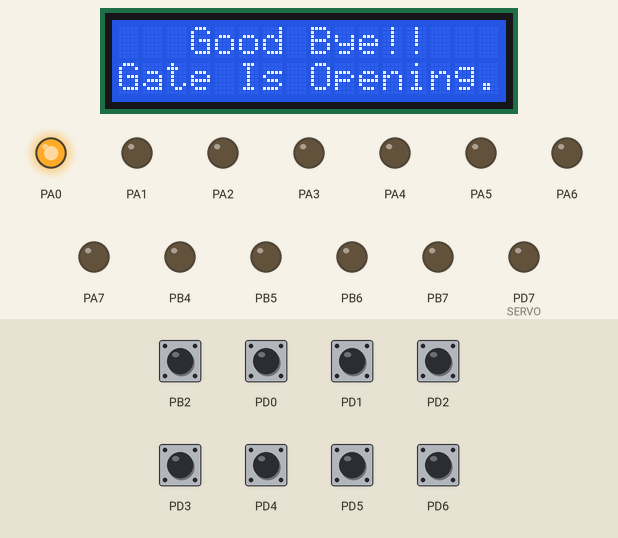
Simulated run of this program. Board: ATmega32, built with avr-gcc and emulated at 2 MHz. On the bench: 16×2 character LCD, output pins drawn as LEDs (lit = HIGH). Wiring (inferred from the names in the program): character LCD (HD44780): RS PB0; R/W PB1; E PB3; data PC0, PC1, PC2, PC3, PC4, PC5, PC6, PC7. Dashed ring = blinking. The inputs (shaded band) are chosen by the test bench; at power-on: PB2, PD0–6 HIGH. Pins used as bus, display or sensor lines are not drawn.

Above: at 11.0 s.
11.1 s: PD2 pulled LOW for 0.15 s
At 12.2 s:
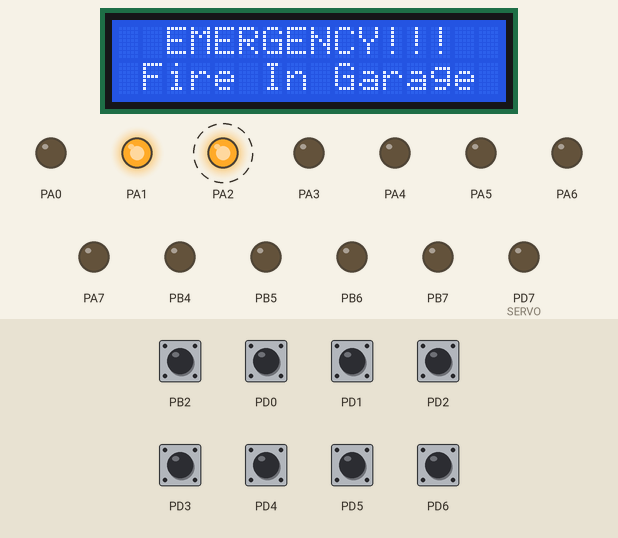
At 21.9 s:
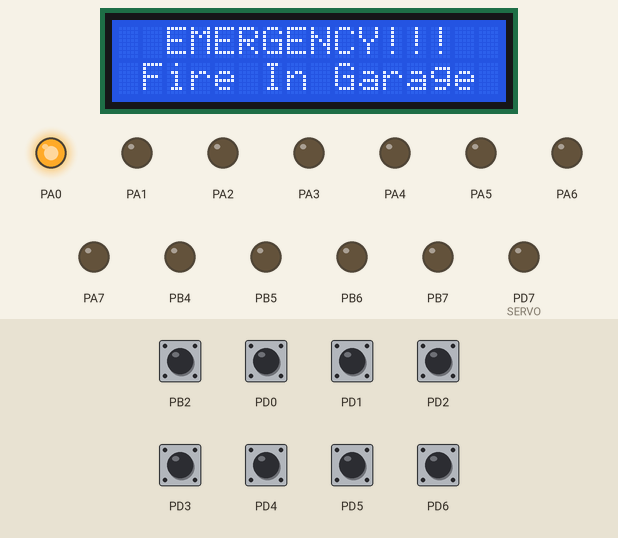
Timing chart, 0 to 23.4 s (numbered marks = the images above; inputs shaded):
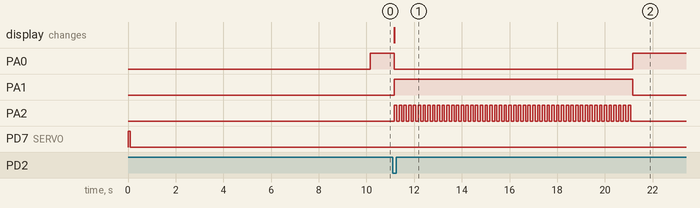

The program:

main.c
```c
/*
 * try_1_code.c
 *
 * Created: 12/22/2023 6:34:25 PM
 *  Author: dell
 */

#define F_CPU 2000000UL

#include <avr/io.h>
#include <avr/interrupt.h>
#include <util/delay.h>

#include "LCD_Lib.h"
#include "SERVO.h"

void IsEmpty_Message();
void NotEmpty_Message();
void PlacesEmpty_Message(unsigned int num);

unsigned int Number;


int main(void)
{
	LCD_Init();
	SERVO_INIT();
	DDRA=0xFF;
	DDRD=0x00;
	PORTD=0xFF;
	PORTA=0x00;
	DDRB &=~ (1<<2);
	DDRD |= (1<<7);

	// Configure external interrupt INT0
	GICR |= (1 << 6);      // Enable external interrupt INT0
	//MCUCR |= (1 << ISC01);    // Trigger on any  logical change for INT0 (you can change this based on your requirement)

	// Configure external interrupt INT1
	GICR |= (1 << 7);      // Enable external interrupt INT1
	//MCUCR |= (1 << ISC01);    // Trigger on any  logical change for INT1 (you can change this based on your requirement)

	// Configure external interrupt INT2
	GICR |= (1 << 5);      // Enable external interrupt INT2
	//MCUCR |= (1 << ISC01);    // Trigger on any  logical change for INT2 (you can change this based on your requirement)

	sei();
	while(1)
	{
		Number=0;
		if((PIND&(1<<0))==0)
		{
			Number++;
		}
		if((PIND&(1<<1))==0)
		{
			Number++;
		}
		if((PIND&(1<<4))==0)
		{
			Number++;
		}
		if((PIND&(1<<5))==0)
		{
			Number++;
		}
		if((PIND&(1<<6))==0)
		{
			Number++;
		}

		if(Number==5)
		{
			NotEmpty_Message();
			PORTA &=~(1<<0);
			PORTA |= (1<<1);
		}
		else if(Number==0)
		{
			IsEmpty_Message();
			PORTA &=~(1<<1);
			PORTA |= (1<<0);
		}
		else{
			PlacesEmpty_Message(Number);
			PORTA &=~(1<<1);
			PORTA |= (1<<0);
		}
	}
}


void IsEmpty_Message()
{
	LCD_CmdWrite(0xff);  //cursor on
	LCD_GoToLineOne();
	LCD_DisplayString("    Welcome!    ");

	LCD_GoToLineTwo();

	LCD_DisplayString(" Garage Is Empty");
	LCD_CmdWrite(0x0C); //cursor off

	PORTB &=~ (1<<4) & (1<<5) & (1<<6) & (1<<7);

}

void PlacesEmpty_Message(unsigned int num)
{
	LCD_CmdWrite(0xff);  //cursor on
	LCD_GoToLineOne();
	LCD_DisplayString("    Welcome!    ");

	LCD_GoToLineTwo();

	/*switch (num)
	{
		case 1:
		LCD_DisplayString(" 4 Places Empty");
		LCD_CmdWrite(0x0C);
		break;
		case 2:
		LCD_DisplayString(" 3 Places Empty");
		LCD_CmdWrite(0x0C);
		break;
		case 3:
		LCD_DisplayString(" 2 Places Empty");
		LCD_CmdWrite(0x0C);
		break;
		default:
		LCD_DisplayString(" 1 Places Empty");
		LCD_CmdWrite(0x0C);
	}*/
	char str[16];
	sprintf(str, " %i Places Empty", 5-num);
	LCD_DisplayString(&str);
	LCD_CmdWrite(0x0C);

	PORTB |= (1<<4) | (1<<5) | (1<<6) | (1<<7);
}

void NotEmpty_Message()
{

	LCD_CmdWrite(0xff);  //cursor on
	LCD_GoToLineOne();
	LCD_DisplayString(" Garage Is Full");

	LCD_GoToLineTwo();

	LCD_DisplayString("               ");
	LCD_CmdWrite(0x0C); //cursor off

	PORTB |= (1<<4) | (1<<5) | (1<<6) | (1<<7);
}

ISR(INT0_vect)
{
		LCD_CmdWrite(0xff);  //cursor on
		LCD_GoToLineOne();
		LCD_DisplayString("  EMERGENCY!!!  ");

		LCD_GoToLineTwo();

		LCD_DisplayString(" Fire In Garage ");
		LCD_CmdWrite(0x0C); //cursor off

		SERVO_DEG(180);
		PORTA |=(1<<1);
		PORTA &=~(1<<0);
		int count=50;
		while (count)
		{
			PORTA |=(1<<2);
			_delay_ms(100);
			PORTA &=~(1<<2);
			_delay_ms(100);
			count--;
		}
		SERVO_DEG(0) ;
}

ISR(INT1_vect)
{
		if (Number!=5)
		{
			LCD_Clear();
			LCD_CmdWrite(0xff);  //cursor on
			LCD_GoToLineOne();
			LCD_DisplayString("    Welcome!    ");

			LCD_GoToLineTwo();

			LCD_DisplayString("Gate Is Opening.");
			LCD_CmdWrite(0x0C); //cursor off

			SERVO_DEG(180);
			_delay_ms(5000);
			SERVO_DEG(0) ;
			_delay_ms(5000);
		}
}

ISR(INT2_vect)
{

		LCD_Clear();
		LCD_CmdWrite(0xff);  //cursor on
		LCD_GoToLineOne();
		LCD_DisplayString("   Good Bye!!   ");

		LCD_GoToLineTwo();

		LCD_DisplayString("Gate Is Opening.");
		LCD_CmdWrite(0x0C); //cursor off

		SERVO_DEG(180);
		_delay_ms(5000);
		SERVO_DEG(0) ;
		_delay_ms(5000);

}
```

SERVO.c
```c
/*
 * SERVO.c
 *
 * Created: 12/4/2023 4:12:49 PM
 *  Author: Eng_A
 */
#include "SERVO.h"

void SERVO_INIT()
{

	TIMER2_CONF CONF = {compare_mode,N_128,OC2_SET} ;
		TIMER2_INIT(&CONF) ;
		BIT_SET(DDRD,7) ;
}
void SERVO_DEG(uint8 deg)
{
	if ( deg == 0 )
	{
		TIMER2_SetCompare(250);
	}
	else if ( deg == 180 )
	{
		TIMER2_SetCompare(230);
	}
}
```

SERVO.h
```c
/*
 * SERVO.h
 *
 * Created: 12/4/2023 4:13:02 PM
 *  Author: Eng_A
 */


#ifndef SERVO_H_
#define SERVO_H_

#include "TIMER2.h"

void SERVO_INIT();
void SERVO_DEG(uint8 deg) ;


#endif /* SERVO_H_ */
```

Standard.h
```c
#ifndef _STANDARD_H_
#define _STANDARD_H_
#include <avr/io.h>

/* Boolean Data Type */
typedef unsigned char bool;
typedef unsigned char* string ;
/* Boolean Values */
#ifndef FALSE
#define FALSE       (0u)
#endif
#ifndef TRUE
#define TRUE        (1u)
#endif

#define HIGH        (1u)
#define LOW         (0u)

#define OUTPUT   (1u)
#define INPUT   (0u)


#define NULL_PTR    ((void*)0)

typedef unsigned char         uint8;          /*           0 .. 255              */
typedef signed char           sint8;          /*        -128 .. +127             */
typedef unsigned short        uint16;         /*           0 .. 65535            */
typedef signed short          sint16;         /*      -32768 .. +32767           */
typedef unsigned long         uint32;         /*           0 .. 4294967295       */
typedef signed long           sint32;         /* -2147483648 .. +2147483647      */
typedef unsigned long long    uint64;         /*       0 .. 18446744073709551615  */
typedef signed long long      sint64;         /* -9223372036854775808 .. 9223372036854775807 */
typedef float                 float32;
typedef double                float64;


#endif /* _STANDARD_H_ */
```

TIMER2.c
```c
/*
 * TIMER2.c
 *
 * Created: 11/29/2023 1:09:12 AM
 *  Author: Eng_A
 */

#include "TIMER2.h"
void TIMER2_INIT(const TIMER2_CONF *conf)
{
	sei() ;                      /* ENABLE GENERAL INTERRUPT */
	TCNT2  =   0 ;                  /* SET COUNTER TO START FROM 0 */
	TCCR2  |=  conf->mode  ;        /* SET MODE OF COUNTER */
	TCCR2  |=  conf->OC2_STATE  ;   /* SET STATE OF OC0 PIN TO TGL OR SET OR CLEAR WHEN INTERRUPT HAPPEN */
	TCCR2  |=  conf->pre_scaler ;   /* SET PRESCALER */
	switch (conf->mode)             /* Switch for the mode to select interrupt */
	{
		case compare_mode :
		{
			BIT_SET(PORTA,2);
			BIT_SET(TIMSK,OCIE2) ;     /* set interrupt enable for compare mode */
			BIT_CLR(TIMSK,TOIE2) ;     /* clear interrupt enable for ov mode */
		}
		break ;
		case normal_mode :
		{

			BIT_SET(TIMSK,TOIE2) ;		  /* set interrupt enable for v mode */
			BIT_CLR(TIMSK,OCIE2) ;		  /* clear interrupt enable for compare mode */
		}
		break ;
	}

}

void TIMER2_SetCounter(uint8 counter)            /* set value at TCNT0 TO START COUNT FROM */
{
	TCNT2 = counter ;
	//g_counter = counter ;
}

void TIMER2_SetCompare(uint8 Compare) 		    /* set value at OCR0 TO MAKE COMPARE MATCH AT  */
{
	OCR2 = Compare ;
}

void TIMER2_CallBack(void(*ptr)(void))        /* CALL BACK FUNCTION TO SELECT FUNCTION IN ISR */
{
	call_back_T2 = ptr ;
}
uint32 TIMER2_TIME(void)                       /* FUNCTIONTO CALC TIME IN MSEC */
{
	static bool flag = 0 ;
	TIMER2_CONF t = {compare_mode,OC2_TGL,N_64} ;

	if ( flag == 0 )
	{
		TIMER2_CallBack(&add_clks_2);
		TIMER2_SetCompare(250) ;
		TIMER2_SetCounter(0);
		TIMER2_INIT(&t);
		flag = 1 ;
	}

	return Time ;

}
void add_clks_2(void)
{
	Time++;
}
ISR(TIMER2_OVF_vect)
{
	if (call_back_T2 != NULL_PTR)
	{
		call_back_T2();
	}
}
ISR(TIMER2_COMP_vect)
{
	if (call_back_T2 != NULL_PTR)
	{
		call_back_T2();
	}
}
```

TIMER2.h
```c
/*
 * TIMER2.h
 *
 * Created: 11/29/2023 1:10:00 AM
 *  Author: Eng_A
 */


#ifndef TIMER2_H_
#define TIMER2_H_
#include <avr/io.h>
#include  <avr/interrupt.h>
#include "BIT_MATH.h"
#include "Standard.h"

uint16 Time ;
static volatile void (*call_back_T2)(void)  = NULL_PTR ;
static volatile uint8 g_counter ;

#define NO_CLK   0x00
#define CPU_CLK  0x01
#define N_8      0x02
#define N_32     0x03
#define N_64     0x04
#define N_128    0x05
#define N_256    0x06
#define N_1024   0x07


#define compare_mode  0xc0
#define normal_mode   0x00

#define OC2_NORM  0x00
#define OC2_TGL   0x10
#define OC2_SET   0x30
#define OC2_CLR   0x20

typedef struct
{
		uint8 mode ;
		uint8 OC2_STATE ;
		uint8 pre_scaler ;
	}TIMER2_CONF;


void TIMER2_INIT(const TIMER2_CONF *conf) ;

void TIMER2_SetCounter(uint8 counter) ;

void TIMER2_SetCompare(uint8 Compare) ;

void TIMER2_CallBack(void(*ptr)(void));

void add_clks_2(void);

uint32 TIMER2_TIME(void);


#endif /* TIMER2_H_ */
```

LCD_Lib.c
```c
/*
 * LCD_Lib.c
 *
 * Created: 11/12/2023 9:47:35 PM
 *  Author: dell
 */

#include "LCD_Lib.h"
#include <avr/io.h>
#include <util/delay.h>


void LCD_Init()
{
	databus_direction=0xFF; //output
	controlbus_direction=0xFF; //output
	LCD_CmdWrite(0x38); // declare 2 lines lcd with 5*7 character matrix
	LCD_CmdWrite(0x0E); //to power on display and show cursor
	LCD_CmdWrite(0x01); //clear display
}

void LCD_CmdWrite(char cmd)
{
	databus=cmd;
	controlbus &=~(1<<rs); //store in the data bus
	controlbus &=~(1<<rw); //enable write
	controlbus |=(1<<en); //ask the lcd to start executing
	_delay_ms(1);
	controlbus &=~(1<<en);
	_delay_ms(1);
}

void LCD_DataWrite(char dat)
{
	databus=dat; //put char on databus
	controlbus |=(1<<rs); //store in the data register
	controlbus &=~(1<<rw); //enable write
	controlbus |=(1<<en); //ask the lcd to start executing
	_delay_ms(1);
	controlbus &=~(1<<en);
	_delay_ms(1);

}

void LCD_DisplayString(char *string_ptr)
{
	for(int i=0; i<16; i++)
	{
		LCD_DataWrite(string_ptr[i]);
	}
}

void LCD_Clear()
{
	LCD_CmdWrite(0x01);
}

void LCD_GoToLineOne()
{
	LCD_CmdWrite(0x80);	//move cursor to the begining of the line
}

void LCD_GoToLineTwo()
{
	LCD_CmdWrite(0xC0);
}
```

LCD_Lib.h
```c
/*
 * LCD_Lib.h
 *
 * Created: 11/12/2023 9:47:19 PM
 *  Author: dell
 */


#ifndef LCD_LIB_H_
#define LCD_LIB_H_


#define databus_direction DDRC
#define controlbus_direction DDRB
#define databus PORTC
#define controlbus PORTB

#define rs 0
#define rw 1
#define en 3

/* 16x2 LCD Specifications */

#define LCDMaxLines 2
#define LCDMaxChars 16
#define LineOne 0x80
#define LineTWo 0xc0
#define BlankSpace ' '

void LCD_Init();
void LCD_Clear();
void LCD_GoToLineOne();
void LCD_GoToLineTwo();
void LCD_GoTOXY(char row, char col);
void LCD_CmdWrite(char cmd);
void LCD_DataWrite(char dat);
void LCD_DisplayString(char *string_ptr);


#endif /* LCD_LIB_H_ */
```

lcd.c
```c
/*
 * LCD_Lib.c
 *
 * Created: 11/12/2023 9:47:35 PM
 *  Author: dell
 */

#include "LCD_Lib.h"
#include <avr/io.h>
#include <util/delay.h>


void LCD_Init()
{
	databus_direction=0xFF; //output
	controlbus_direction=0xFF; //output
	LCD_CmdWrite(0x38); // declare 2 lines lcd with 5*7 character matrix
	LCD_CmdWrite(0x0E); //to power on display and show cursor
	LCD_CmdWrite(0x01); //clear display
}

void LCD_CmdWrite(char cmd)
{
	databus=cmd;
	controlbus &=~(1<<rs); //store in the data bus
	controlbus &=~(1<<rw); //enable write
	controlbus |=(1<<en); //ask the lcd to start executing
	_delay_ms(1);
	controlbus &=~(1<<en);
	_delay_ms(1);
}

void LCD_DataWrite(char dat)
{
	databus=dat; //put char on databus
	controlbus |=(1<<rs); //store in the data register
	controlbus &=~(1<<rw); //enable write
	controlbus |=(1<<en); //ask the lcd to start executing
	_delay_ms(1);
	controlbus &=~(1<<en);
	_delay_ms(1);

}

void LCD_DisplayString(char *string_ptr)
{
	for(int i=0; i<16; i++)
	{
		LCD_DataWrite(string_ptr[i]);
	}
}

void LCD_Clear()
{
	LCD_CmdWrite(0x01);
}

void LCD_GoToLineOne()
{
	LCD_CmdWrite(0x80);	//move cursor to the begining of the line
}

void LCD_GoToLineTwo()
{
	LCD_CmdWrite(0xC0);
}
```

BIT_MATH.h
```c
/*
@Author : Abdullah waheed
@brief  : BIT_MATH.H
@date   : 1/11/2023
@IEEE TEAM
*/

#ifndef BIT_MATH_H_
#define BIT_MATH_H_


/******************** BIT MATH macros ********************/
#define BIT_SET(PORT,PIN) (PORT |= (1<<PIN))
#define BIT_CLR(PORT,PIN) (PORT &=~(1<<PIN))
#define BIT_TGL(PORT,PIN) (PORT ^= (1<<PIN))
#define BIT_GET(PORT,PIN) (1 & (PORT >> PIN))
#define PORT_SET(PORT)    PORT = 0XFF
#define PORT_CLR(PORT)    PORT = 0
/******************** BIT MATH macros ********************/


#endif /* BIT_MATH_H_ */
```

Measured:
- after the input at 11.1 s, PA0: HIGH → LOW after 0.07 s, → HIGH 10.0 s later; PA1: LOW → HIGH after 0.07 s, → LOW 10.0 s later; PA2: alternates HIGH for 0.10 s and LOW for 0.10 s, 100 changes in all, then stays LOW, starting after 0.07 s; the display: changes after 0.07 s (image 1)
